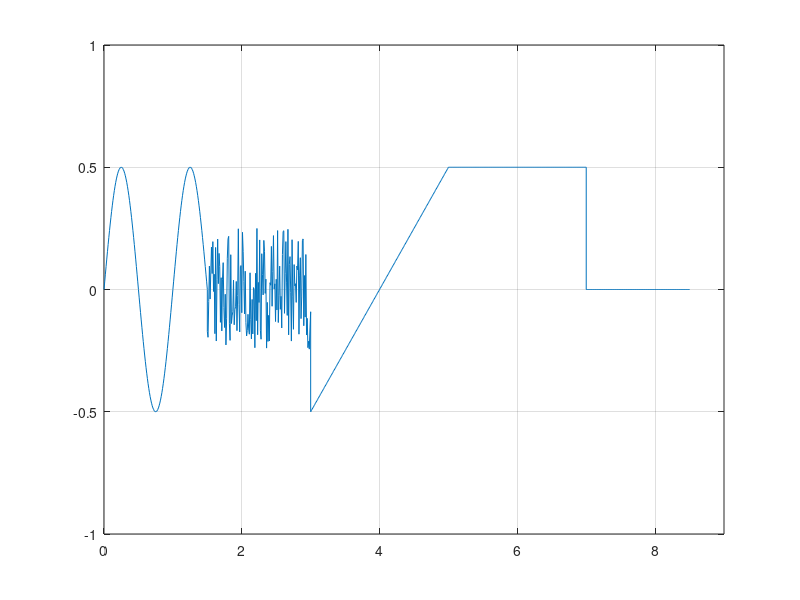

Recreate this plot in MATLAB.
%% 3.laboratorijas darbs
%% Funkcijas grafika izveide no variakam dalam
%% Merkis:
% * Iemacities nolasit un sadalit doto grafiku dalaas
% * Iemacities apvienot visas funkcijas viena kopejaa plotaa

%% Darba programma:

% function DA
t_sin = 0:0.01:1.5;
t_noise = 1.5:0.01:3;
t_lin = 3:0.01:5;
t_const1 = 5:0.01:7;
t_const2 = 7:0.01:8.5;


% sinusoida
A0 = 0;
A = 0.5;
T = 1;
f = 1/T;
delay = 0;
y_sin = A0+A*sin(2*pi*f*(t_sin-delay));

% noise
y_noise = 0.5*rand(size(t_noise))-0.25;

% Lineara f-cija
delay = 3;
k=(-0.5-0.5)/(3-5);
y_lin = k * (t_lin-delay)-0.5;

% const 1
y_const1 = 0.5+zeros(size(t_const1));

% const 2
y_const2 = zeros(size(t_const2));

%% Iegutais grafiks

t = [t_sin,t_noise,t_lin,t_const1,t_const2];
y = [y_sin, y_noise,y_lin,y_const1,y_const2];
plot(t,y)
axis([0 9 -1 1]);
grid

%% Secinajumi
% Saja laboratorijas darba iemacijos vairakas funkcijas apvienot vienaa
% kopejaa plotaa un uzzimet vienaa grafikaa. Tas, ka apvieno vienaa plotaa, papildus izveido ari
% nepieciesamaas vertikalas linijias grafikaa (kas savieno vienu funkciju
% ar citu). Iemacijos definet xmin xmax ymin ymax vertibas uz grtafika ar
% funkciju 'axis'. Sis laboratorijas darbs ir lietderigs, jo var noderet
% dazadu laboratorijas darbu noformesanai citos prieksmetos.
